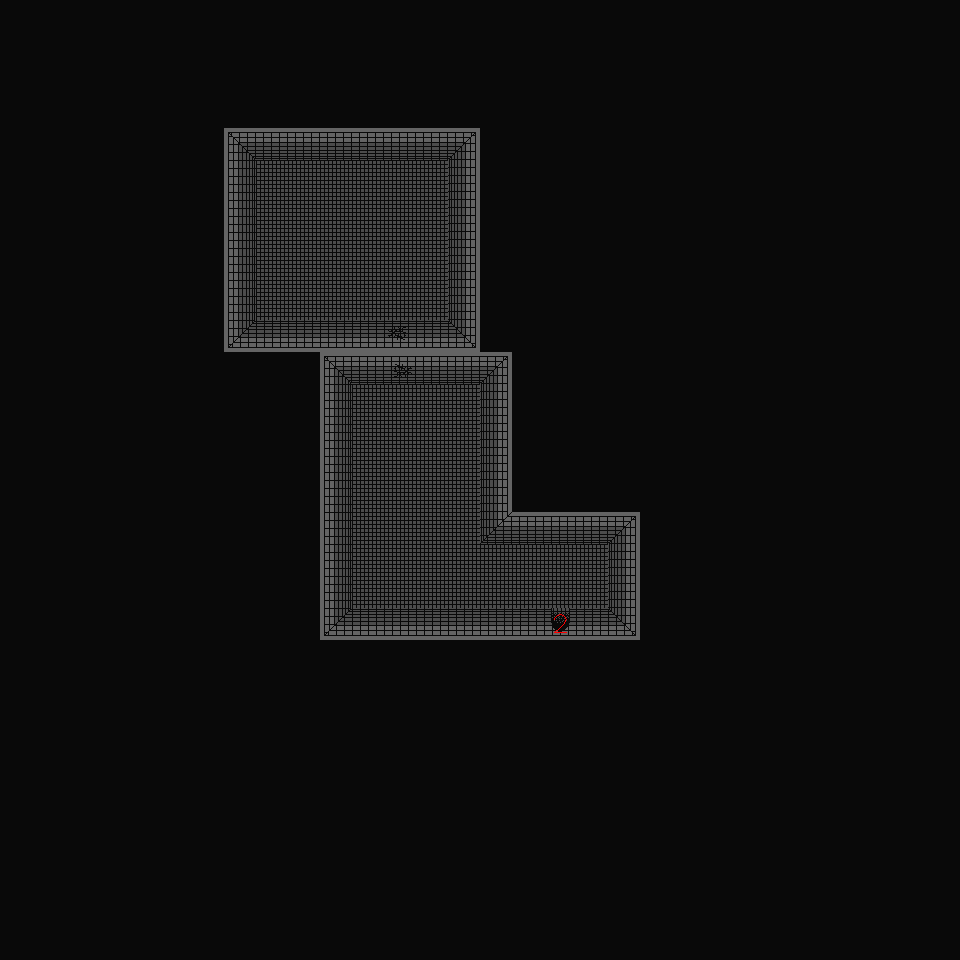

Rendered tile map (Tiled .tmx) drawn with the repository's tilesets; below, a short description and the map source with its tile grids summarised:
An orthogonal 30x30 tile map with 32x32 px tiles, 2 tile layers (Map, Objects).

<map version="1.0" orientation="orthogonal" width="30" height="30" tilewidth="32" tileheight="32">
 <tileset firstgid="1" source="../../../Resources/Tilesets/tiles.tsx" />
 <layer name="Map" width="30" height="30">
  <data>[900 cells, 900 non-empty, 12 distinct tile ids]</data>
 </layer>
 <layer name="Objects" width="30" height="30">
  <data>[900 cells, 3 non-empty, 3 distinct tile ids]</data>
 </layer>
</map>
